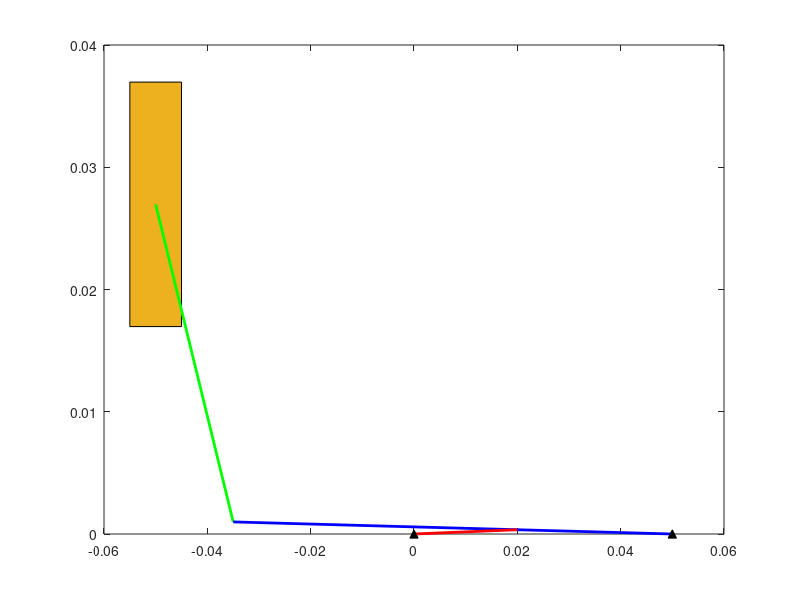

Recreate this plot in MATLAB. (Note: this script raises an error after producing the figure.)
%% ME321 Project - Jacob Chartrand, Jared Elliott, Chris Gosk
clear; clc; close all;

%%Fixed lengths
r1 = 5*10^(-2); % m  o2o
r2 = 2*10^(-2); % m  o2a
r4 = 8.5*10^(-2); % m o3B
r5 = 3*10^(-2); % m BC
r7 = 10*10^(-2); % m o2o4

%Driving link parameters
theta2 = deg2rad(1):deg2rad(1):deg2rad(360); % from 0-360 degrees with step 1 degree
dtheta2 = -10; % 10 rad/s CCW constant rotation
ddtheta2 = 0;  % 0 rad/s^2 angular acceleration

%% Part 1- Calculations for kinematic variables, loop closure eqn

%Displacments
r3 = sqrt((r1.*r1 + r2.*r2 -2.*r2.*r1.*cos(theta2)));
theta3 = -asin(r2.*sin(theta2)./r3)+pi;
theta5 = acos((-r7-r4.*cos(theta3))/r5);
r6 = -r4.*sin(theta3)-r5.*sin(theta5); 

%Velocities
dtheta3 = -r2.*dtheta2.*cos(theta2-theta3);
dtheta5 = -r4.*dtheta3.*sin(theta3)./(r5.*sin(theta5));
dr3 = sqrt(r3.*r3.*dtheta3.*dtheta3+r2.*r2.*dtheta2.*dtheta2-2.*r2.*r3.*...
        dtheta2.*dtheta3.*cos(theta3-theta2));
dr4 = 0;
dr6 = r4.*dtheta3.*sin(theta3-theta5)./(sin(theta5));

%Acelerations
ddtheta3 = (-2.*dr3.*dtheta3 +r2.*dtheta2.*dtheta2.*sin(theta3-theta2))...
        ./r3;
ddtheta5 = (r4.*ddtheta3.*sin(theta3)+r4.*dtheta3.*dtheta3.*cos(theta3)...
        +r5.*dtheta5.*dtheta5.*cos(theta5))./(-r5.*sin(theta5));
ddr6 = r4.*dtheta3.*dtheta3.*sin(theta3)-r4.*ddtheta3.*cos(theta3)+r5.*...
        dtheta5.*dtheta5.*sin(theta5)-r5.*ddtheta5.*cos(theta5);


%% Plot vars;

for x = 1:1:360 %Mechanism Animation
figure (1)

%Plot fixed points
plot (0,0,'^','MarkerFaceColor', [0 0 0],'MarkerEdgeColor', [0 0 0]) %o2
hold on
plot (r1,0,'^','MarkerFaceColor', [0 0 0],'MarkerEdgeColor', [0 0 0]) %o3
hold on

%Positions of joints
%      o2   A2          o3    B                         C
Cx = [0   r2.*cosd(x)   r1    r1+r4.*cos(theta3(x))      r1-r7 ];
Cy = [0   r2.*sind(x)   0     r4.*sin(theta3(x))        -r6(x) ];

%Connecting joints with lines
Link2 = line([Cx(1) Cx(2)], [Cy(1) Cy(2)], 'color', 'r', 'linewidth', 2);
Link3 = line([Cx(3) Cx(4)], [Cy(3) Cy(4)], 'color', 'b', 'linewidth', 2 );
Link5 = line([Cx(4) Cx(5)], [Cy(4) Cy(5)], 'color', 'g', 'linewidth', 2);
hold off

%Plot wall slider block
rectangle('Position',[-5.5*10^(-2) -r6(x)-1*10^(-2) 1*10^(-2) 2*10^(-2)],...
        'FaceColor', [0.9290 0.6940 0.1250]);
hold on
set(gca,'Children',flipud(get(gca,'Children'))) %Places link5 over slider

%Plot slider
slider_height = 0.5*10^(-2);
slider_width = 0.25*10^(-2);

slider = polyshape([Cx(2)-slider_height Cx(2)-slider_height ...%X points
    Cx(2)+slider_height Cx(2)+slider_height], ... 
    [Cy(2)+slider_width Cy(2)-slider_width ... %Y points
    Cy(2)-slider_width Cy(2)+slider_width]); %Slider position
slider = rotate(slider,rad2deg(theta3(x)),[Cx(2) Cy(2)]); %Slider Rotation
plot(slider, 'FaceColor', [0.9290 0.6940 0.1250]);
hold off

%Axis formatting
axis equal
axis ([-0.07 0.1 -0.12 0.12])

end



%theta3/dtheta3/ddtheta3 v theta 
figure (2)
plot(theta2,theta3)
grid on
title('$\theta_3$ vs $\theta_2$', 'Interpreter','latex')
xlabel('\theta_2   unit: rad')
ylabel('\theta_3 unit: rad')

figure (3)
plot(theta2,dtheta3)
grid on
title('d $\theta_3$ vs $\theta_2$', 'Interpreter','latex')
xlabel(' \theta_2   unit: rad')
ylabel('d \theta_3 unit: rad/s')

figure (4)
plot(theta2, ddtheta3)
grid on
title('dd $\theta_3$ vs $\theta_2$', 'Interpreter','latex')
xlabel('\theta_2   unit: rad')
ylabel('dd \theta_3 unit: rad/s^2')

%Theta5 

figure (5)
plot(theta2,theta5)
grid on
title('$\theta_5$ vs $\theta_2$', 'Interpreter','latex')
xlabel('\theta_2   unit: rad')
ylabel('\theta_5 unit: rad')

figure (6)
plot(theta2,dtheta5)
grid on
title('d $\theta_5$ vs $\theta_2$', 'Interpreter','latex')
xlabel(' \theta_2   unit: rad')
ylabel('d \theta_5 unit: rad/s')

figure (7)
plot(theta2, ddtheta5)
grid on
title('dd $\theta_5$ vs $\theta_2$', 'Interpreter','latex')
xlabel('\theta_2   unit: rad')
ylabel('dd \theta_5 unit: rad/s^2')


%Slider 6 displacment, Speed Accleration

figure (8)
plot(theta2,-r6)
grid on
title('$r6$ vs $\theta_2$', 'Interpreter','latex')
xlabel('\theta_2   unit: rad')
ylabel('r6 unit: m')

figure (9)
plot(theta2,-dr6)
grid on
title('$dr6$ vs $\theta_2$', 'Interpreter','latex')
xlabel('\theta_2   unit: rad')
ylabel('dr6 unit: m/s')

figure (10)
plot(theta2,-ddr6)
grid on
title('$ddr6$ vs $\theta_2$', 'Interpreter','latex')
xlabel('\theta_2   unit: rad')
ylabel('ddr6 unit: m/s^2')
 
%*****************************************************
%% Part 2 - Force and Moment Calculation

%%initial parameters:

rho = 2700; % density, kg/m3
d = 0.5*10^(-2); % diameter, m
m6 = 12*10^(-2); % slider mass, kg
m4 = 12*10^(-2); % slider mass, kg
m2 = pi*(d/2)^2*r2; % link 2, o2a2 kg
m5 = pi*(d/2)^2*r5; % link 5, BC kg

M12_list = [];
Fs_list  = []; % Shaking force
Fs_alpha = []; % Direction of shaking force
Ms_list  = []; % Shaking moment
theta2_list = [];

%Initializing force magnitude vectors
F12_list = [];
F13_list = [];
F16_list = [];
F24_list = [];
F34_list = [];
F35_list = [];
F56_list = [];

%Initializing force angle vectors
F12_alpha = [];
F13_alpha = [];
F24_alpha = [];
F35_alpha = [];
F56_alpha = [];

for i = 1:1:360
    %Calculate m3, changes with theta2
    m3 = pi*(d/2)^2*r3(i); % link 3, o3a3 kg
    
    %Create ma vector based on input variables at angle i
    B = get_ma_vector(m2, m3, m4, m5, m6, theta2(i), dtheta2, theta3(i),... 
        dtheta3(i),ddtheta3(i), theta5(i), dtheta5(i), ddtheta5(i),...
        r2, r3(i), r4, r5, ddr6(i));
    
    %Create A matrix based on input variables at angle i
    A = get_A_matrix(theta2(i),theta3(i), theta5(i), r3(i), r4, r5);

    x = A\ B; % Ax = B, solution for x
    
    % M12:
    M12 = x(13);
    M12_list = [M12_list; M12];
    
    %Assign force to index in x array
    F12x = x(1);
    F12y = x(2);
    F13x = x(3);
    F13y = x(4);
    F16  = x(5);
    F24x = x(6);
    F24y = x(7);
    F34  = x(8);
    F35x = x(9);
    F35y = x(10);
    F56x = x(11);
    F56y = x(12);
    
    %Calculate magnitude for forces
    F12 = sqrt(F12x^2 + F12y^2);
    F13 = sqrt(F13x^2 + F13y^2);
    F24 = sqrt(F24x^2 + F24y^2);
    F35 = sqrt(F35x^2 + F35y^2);
    F56 = sqrt(F56x^2 + F56y^2);
    
    %Calculate shaking force
    Fsx = F12x + F13x + F16;
    Fsy = F12y + F13y;
    Fs = sqrt(Fsx^2 + Fsy^2);

    %Calculate shaking moment
    Ms = M12 + F13y*r1 - F16*r6;

    %Add force/moment to new column in respective Fij_list array 
    F12_list = [F12_list; F12];
    F13_list = [F13_list; F13];
    F16_list = [F16_list; F16];
    F24_list = [F24_list; F24];
    F34_list = [F34_list; F34];
    F35_list = [F35_list; F35];
    F56_list = [F56_list; F56];
    Fs_list  = [Fs_list; Fs];
    Ms_list  = [Ms_list; Ms];
    
    % Directions of all forces:    
    fx = F12x;
    fy = F12y;
    alpha_f = atan(fx\fy);
    if F12x < 0
        alpha_f = alpha_f + pi;
    end 
    F12_alpha = [F12_alpha; alpha_f];

    fx = F13x;
    fy = F13y;
    alpha_f = atan(fx\fy);
    if fx < 0
        alpha_f = alpha_f + pi;
    end 
    F13_alpha = [F13_alpha; alpha_f];

    fx = F24x;
    fy = F24y;
    alpha_f = atan(fx\fy);
    if fx < 0
        alpha_f = alpha_f + pi;
    end 
    F24_alpha = [F24_alpha; alpha_f];

    fx = F35x;
    fy = F35y;
    alpha_f = atan(fx\fy);
    if fx < 0
        alpha_f = alpha_f + pi;
    end 
    F35_alpha = [F35_alpha; alpha_f];

    fx = F56x;
    fy = F56y;
    alpha_f = atan(fx\fy);
    if fx < 0
        alpha_f = alpha_f + pi;
    end 
    F56_alpha = [F56_alpha; alpha_f];
   
    fx = Fsx;
    fy = Fsy;
    alpha_f = atan(fx\fy);
    if fx < 0
        alpha_f = alpha_f + pi;
    end 
    Fs_alpha = [Fs_alpha; alpha_f];
  
    % Collecting the values of theta2:
    theta2_list = [theta2_list, theta2(i)];
     
end

% Kinetics plot deliverables

figure (11)
plot(theta2_list,Ms_list)
grid on;
title('M_{s} vs \theta_2')
xlabel('\theta_2   unit: rad')
ylabel('M12   unit: N-m')

figure (12)
polarplot(Fs_alpha,Fs_list)
grid on;
title('F_{s} polar plot')

figure (13)
polarplot(F12_alpha,F12_list)
grid on;
title('F_{12} polar plot')

figure (14)
polarplot(F13_alpha,F13_list)
grid on;
title('F_{13} polar plot')

figure (15)
polarplot(F24_alpha,F24_list)
grid on;
title('F_{24} polar plot')

figure (16)
polarplot(F35_alpha,F35_list)
grid on;
title('F_{35} polar plot')

figure (17)
polarplot(F56_alpha,F56_list)
grid on;
title('F_{56} polar plot')